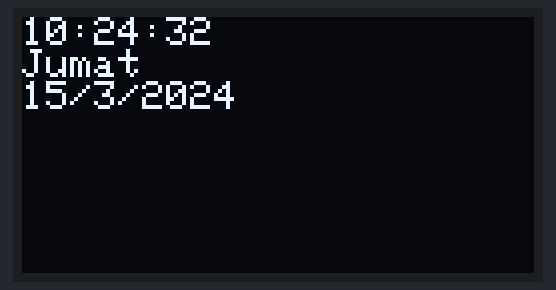
A sketch run on a simulated Arduino Mega 2560, built with avr-gcc and run on an emulated ATmega2560. Shown: 128×64 one-colour display. The display library's start-up logo is not drawn; the local clock reads 2024-03-15 10:24:30 at power-on unless the sketch sets it.

Above: at 2.1 s.
At 5.3 s:
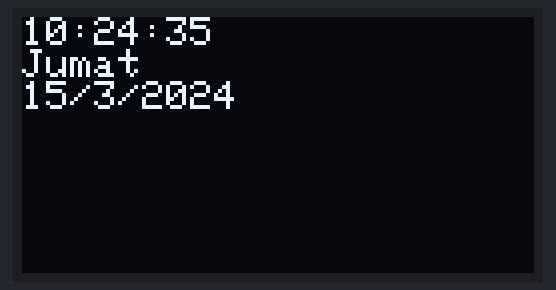
At 11.2 s:
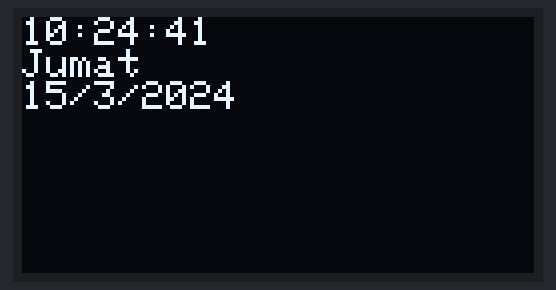
At 20.2 s:
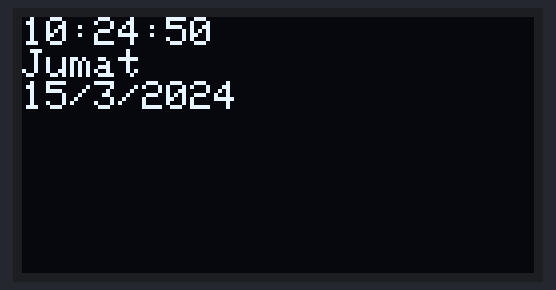
At 27.1 s:
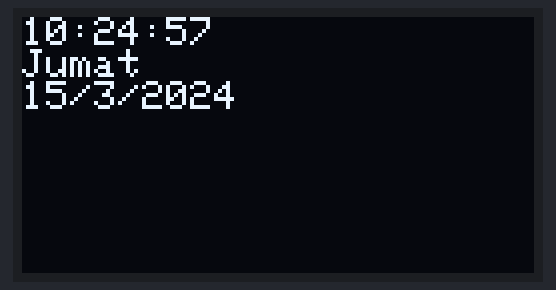
At 38.3 s:
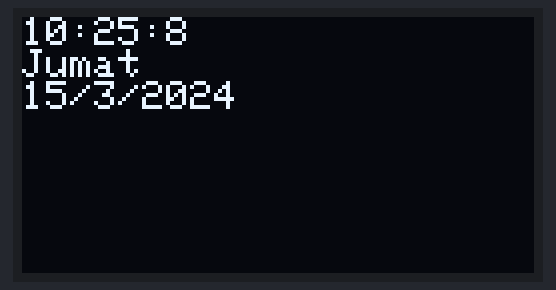

The sketch:

8_OLED_RTC.ino
```cpp
#include <SPI.h>
#include <Wire.h>
#include <Adafruit_GFX.h>
#include <Adafruit_SSD1306.h>
#include "RTClib.h"

#define SCREEN_WIDTH 128 // OLED display width, in pixels
#define SCREEN_HEIGHT 64 // OLED display height, in pixels

// Declaration for SSD1306 display connected using software SPI (default case):
#define OLED_MOSI   23
#define OLED_CLK   18
#define OLED_DC    4
#define OLED_CS    5
#define OLED_RESET 15
Adafruit_SSD1306 display(SCREEN_WIDTH, SCREEN_HEIGHT,
  OLED_MOSI, OLED_CLK, OLED_DC, OLED_RESET, OLED_CS);

RTC_DS3231 rtc;

char daysOfTheWeek[7][12] = {"Minggu", "Senin", "Selasa", "Rabu", "Kamis", "Jumat", "Sabtu"};

void setup() {
  Serial.begin(9600);

  if(!display.begin(SSD1306_SWITCHCAPVCC)) {
    Serial.println(F("SSD1306 allocation failed"));
    for(;;); // Don't proceed, loop forever
  }

  if (! rtc.begin()) {
    Serial.println("Couldn't find RTC");
    while (1);
  }

  // Show initial display buffer contents on the screen --
  // the library initializes this with an Adafruit splash screen.
  display.display();
  delay(2000); // Pause for 2 seconds

  // Clear the buffer
  display.clearDisplay();

}

void loop() {

  DateTime now = rtc.now();

  display.clearDisplay();

  // Display Text
  display.setTextSize(1);
  display.setTextColor(WHITE);
  display.setCursor(0,0);
  display.print(now.hour(), DEC);
  display.print(':');
  display.print(now.minute(), DEC);
  display.print(':');
  display.println(now.second(), DEC);
  display.println(daysOfTheWeek[now.dayOfTheWeek()]);
  display.print(now.day(), DEC);
  display.print('/');
  display.print(now.month());
  display.print('/');
  display.print(now.year(), DEC);
  display.println();
  display.display();
  delay(500);
  display.clearDisplay();
}
```

Measured:
- what the display in image 2 shows lasts 1.1 s, from 11.1 s to 12.2 s
